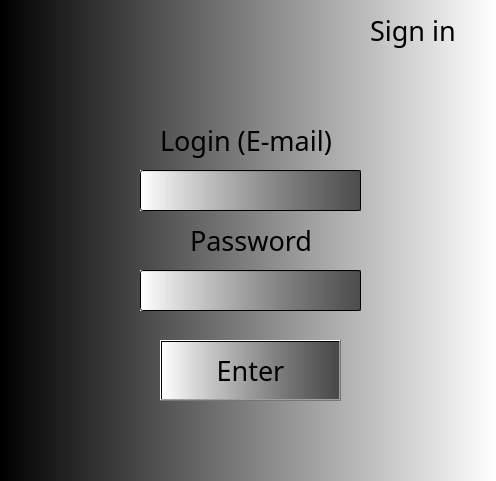
<?xml version="1.0" encoding="UTF-8"?>
<ui version="4.0">
 <class>Form</class>
 <widget class="QWidget" name="Form">
  <property name="geometry">
   <rect>
    <x>0</x>
    <y>0</y>
    <width>496</width>
    <height>481</height>
   </rect>
  </property>
  <property name="windowTitle">
   <string>Form</string>
  </property>
  <property name="styleSheet">
   <string notr="true">background-color: qlineargradient(spread:pad, x1:0, y1:0, x2:1, y2:0, stop:0 rgba(0, 0, 0, 255), stop:1 rgba(255, 255, 255, 255))</string>
  </property>
  <widget class="QLabel" name="label">
   <property name="geometry">
    <rect>
     <x>370</x>
     <y>10</y>
     <width>111</width>
     <height>41</height>
    </rect>
   </property>
   <property name="font">
    <font>
     <family>Old English Text MT</family>
     <pointsize>20</pointsize>
    </font>
   </property>
   <property name="styleSheet">
    <string notr="true">background: None;</string>
   </property>
   <property name="text">
    <string>Sign in</string>
   </property>
  </widget>
  <widget class="QLabel" name="label_2">
   <property name="geometry">
    <rect>
     <x>160</x>
     <y>120</y>
     <width>181</width>
     <height>41</height>
    </rect>
   </property>
   <property name="font">
    <font>
     <family>Old English Text MT</family>
     <pointsize>20</pointsize>
    </font>
   </property>
   <property name="styleSheet">
    <string notr="true">background: None;</string>
   </property>
   <property name="text">
    <string>Login (E-mail)</string>
   </property>
  </widget>
  <widget class="QLineEdit" name="login">
   <property name="geometry">
    <rect>
     <x>140</x>
     <y>170</y>
     <width>221</width>
     <height>41</height>
    </rect>
   </property>
   <property name="styleSheet">
    <string notr="true">background-color: qlineargradient(spread:pad, x1:0, y1:0, x2:1, y2:0, stop:0 rgba(255, 255, 255, 255), stop:1 rgba(0, 0, 0, 150))</string>
   </property>
  </widget>
  <widget class="QLabel" name="label_3">
   <property name="geometry">
    <rect>
     <x>190</x>
     <y>220</y>
     <width>121</width>
     <height>41</height>
    </rect>
   </property>
   <property name="font">
    <font>
     <family>Old English Text MT</family>
     <pointsize>20</pointsize>
    </font>
   </property>
   <property name="styleSheet">
    <string notr="true">background: None;</string>
   </property>
   <property name="text">
    <string>Password</string>
   </property>
  </widget>
  <widget class="QLineEdit" name="password">
   <property name="geometry">
    <rect>
     <x>140</x>
     <y>270</y>
     <width>221</width>
     <height>41</height>
    </rect>
   </property>
   <property name="styleSheet">
    <string notr="true">background-color: qlineargradient(spread:pad, x1:0, y1:0, x2:1, y2:0, stop:0 rgba(255, 255, 255, 255), stop:1 rgba(0, 0, 0, 150))</string>
   </property>
  </widget>
  <widget class="QPushButton" name="pushButton">
   <property name="geometry">
    <rect>
     <x>160</x>
     <y>340</y>
     <width>181</width>
     <height>61</height>
    </rect>
   </property>
   <property name="font">
    <font>
     <family>Old English Text MT</family>
     <pointsize>20</pointsize>
    </font>
   </property>
   <property name="styleSheet">
    <string notr="true">background-color: qlineargradient(spread:pad, x1:0, y1:0, x2:1, y2:0, stop:0 rgba(255, 255, 255, 255), stop:1 rgba(0, 0, 0, 150))</string>
   </property>
   <property name="text">
    <string>Enter</string>
   </property>
  </widget>
  <widget class="QLabel" name="error_label">
   <property name="geometry">
    <rect>
     <x>50</x>
     <y>430</y>
     <width>341</width>
     <height>31</height>
    </rect>
   </property>
   <property name="font">
    <font>
     <pointsize>13</pointsize>
    </font>
   </property>
   <property name="styleSheet">
    <string notr="true">background-color: None</string>
   </property>
   <property name="text">
    <string/>
   </property>
  </widget>
 </widget>
 <resources/>
 <connections/>
</ui>
